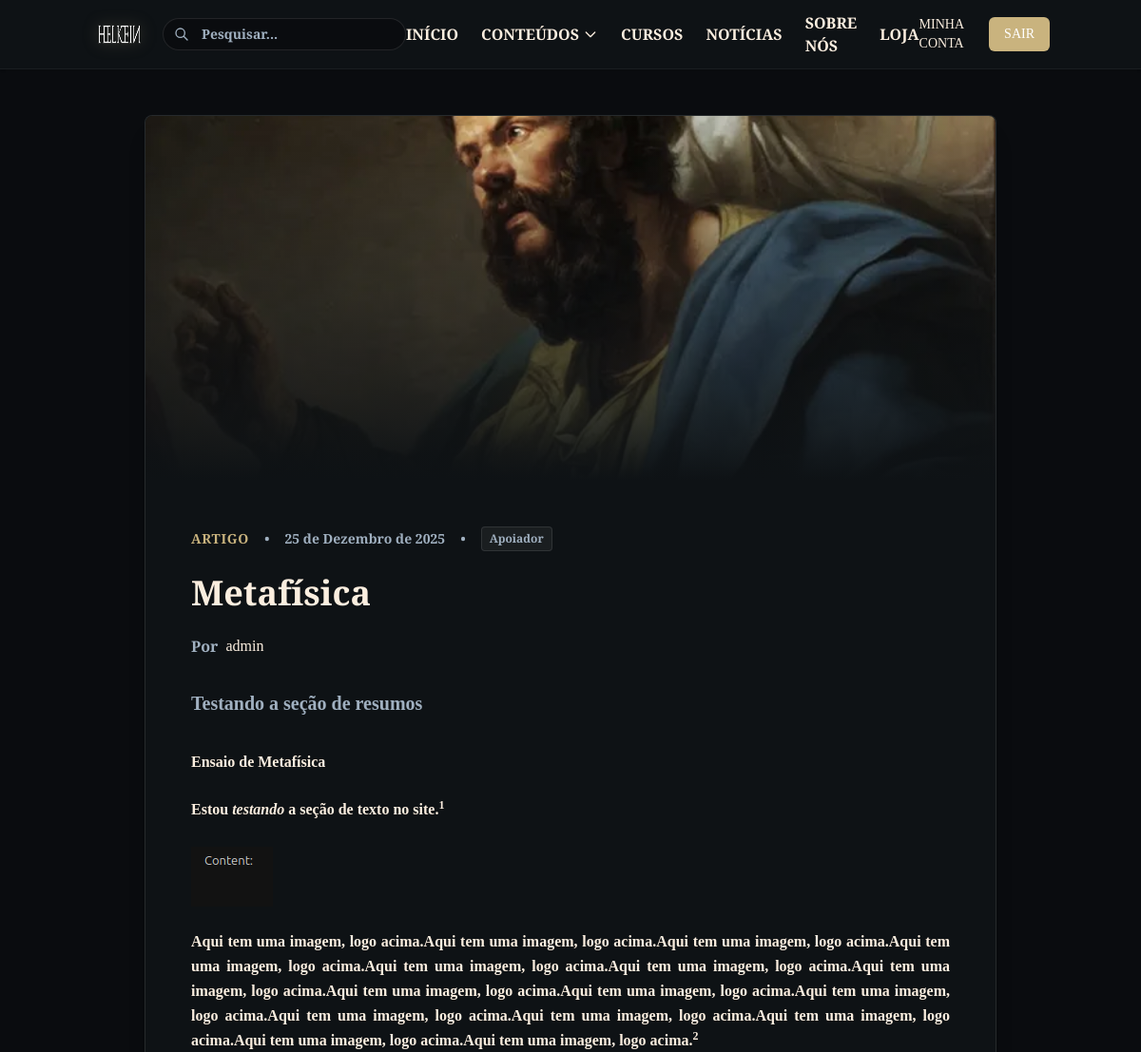
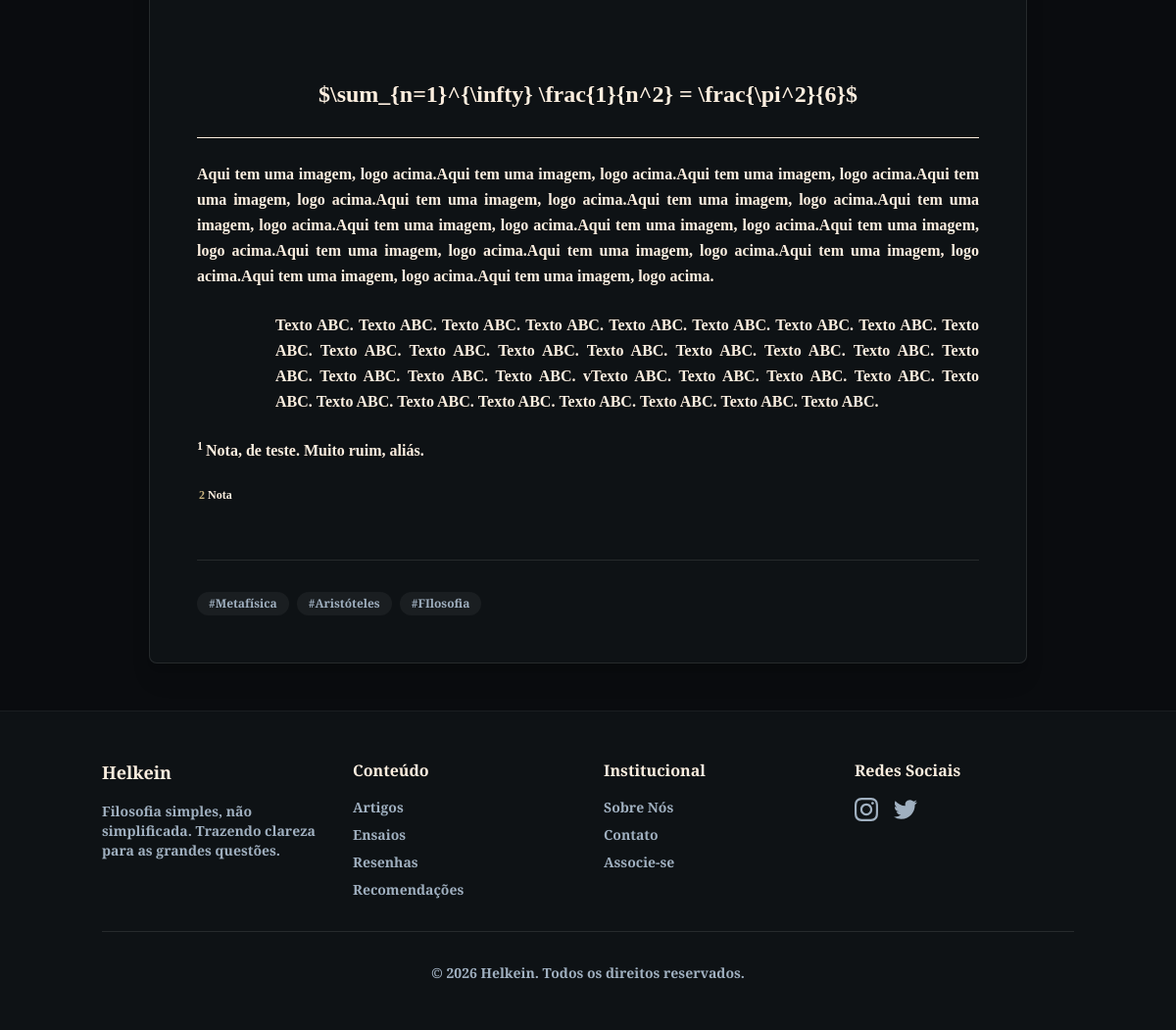
The app's page /conteudo/met-aris/ (signed in) with its own data (2 pictures, top to bottom).
### core/models.py (models this page shows, shortened)
class Article(models.Model):
    STATUS_CHOICES = [
        ('draft', 'Draft'),
        ('published', 'Published'),
        ('archived', 'Archived'),
    ]
    CATEGORY_CHOICES = [
        ('artigo', 'Artigo'),
        ('ensaio', 'Ensaio'),
        ('resenha', 'Resenha'),
        ('recomendacao', 'Recomendação Bibliográfica'),
        ('multimidia', 'Multimídia'),
    ]
    title = models.CharField(max_length=200)
    slug = models.SlugField(unique=True, blank=True)
    category = models.CharField(max_length=20, choices=CATEGORY_CHOICES, default='artigo')
    summary = models.TextField()
    content = RichTextUploadingField(blank=True, default='')
    tags = models.CharField(max_length=200, help_text="Comma separated tags")
    authors = models.ManyToManyField(User, related_name='articles')
    cover_image = models.ImageField(upload_to='articles/covers/', blank=True, null=True)
    video_url = models.URLField(blank=True, null=True, help_text="URL do vídeo para conteúdo multimídia")
    status = models.CharField(max_length=20, choices=STATUS_CHOICES, default='draft')
    required_plan = models.ForeignKey(Plan, on_delete=models.SET_NULL, null=True, blank=True)
    created_at = models.DateTimeField(auto_now_add=True)
    updated_at = models.DateTimeField(auto_now=True)
    views = models.PositiveIntegerField(default=0)
    def get_tags_list(self):
        return [tag.strip() for tag in self.tags.split(',')] if self.tags else []

class Plan(models.Model):
    name = models.CharField(max_length=50)
    stripe_price_id = models.CharField(max_length=100, blank=True, null=True)
    level = models.IntegerField(default=0, help_text="Higher level means more access")
    class Meta:
        verbose_name = "Plano"
        verbose_name_plural = "Planos"

### core/views.py (the view)
# urls.py: path('conteudo/<slug:slug>/', views.article_detail, name='article_detail'),
def article_detail(request, slug):
    article = get_object_or_404(Article, slug=slug, status='published')
    Article.objects.filter(pk=article.pk).update(views=F('views') + 1)
    if not check_plan_access(request.user, article.required_plan):
        if not request.user.is_authenticated:
            return redirect('account_login')
        messages.warning(request, 'Este conteúdo requer um plano superior.')
        return redirect('subscribe')
    comments = article.comments.filter(active=True, parent__isnull=True)
    if request.method == 'POST':
        if not request.user.is_authenticated:
            return redirect('account_login')
        form = CommentForm(request.POST)
        if form.is_valid():
            comment = form.save(commit=False)
            comment.user = request.user
            comment.article = article
            parent_id = request.POST.get('parent_id')
            if parent_id:
                try:
                    parent_comment = Comment.objects.get(id=parent_id)
                    comment.parent = parent_comment
                except Comment.DoesNotExist:
                    pass
            comment.save()
            messages.success(request, 'Comentário enviado com sucesso!')
            return redirect('article_detail', slug=slug)
    else:
        form = CommentForm()
    return render(request, 'core/article_detail.html', {
        'article': article,
        'comments': comments,
        'comment_form': form
    })

### core/forms.py
class CommentForm(forms.ModelForm):
    class Meta:
        model = Comment
        fields = ['content']
        widgets = {
            'content': forms.Textarea(attrs={
                'class': 'w-full bg-surface border border-white/10 rounded-lg p-4 text-text-main focus:border-accent focus:ring-1 focus:ring-accent outline-none transition-colors',
                'rows': '4',
                'placeholder': 'Escreva seu comentário...'
            })
        }
        labels = {
            'content': ''
        }

### core/views.py (called while the page is built)
def check_plan_access(user, required_plan):
    if not required_plan:
        return True
    if required_plan.level == 0:
        return True
    if not user.is_authenticated:
        return False
    if not hasattr(user, 'profile') or not user.profile.current_plan:
        return False
    return user.profile.current_plan.level >= required_plan.level

### core/templates/core/article_detail.html (shortened to what this page needs)
{% extends 'base.html' %}
{% load static %}
{% block content %}
<div class="container mx-auto px-4 py-12">
    <article class="max-w-4xl mx-auto bg-surface border border-white/10 rounded-lg overflow-hidden shadow-xl">
        {% if article.cover_image %}
        <div class="w-full h-64 md:h-96 relative">
            <img src="{{ article.cover_image.url }}" alt="{{ article.title }}" class="w-full h-full object-cover">
            <div class="absolute inset-0 bg-gradient-to-t from-surface to-transparent"></div>
        </div>
        {% endif %}
        <div class="p-8 md:p-12">
            <div class="flex items-center gap-4 mb-6 text-sm text-muted">
                <span class="uppercase tracking-wider text-accent">{{ article.get_category_display }}</span>
                <span>&bull;</span>
                <span>{{ article.created_at|date:"d \d\e F \d\e Y" }}</span>
                {% if article.required_plan %}
                <span>&bull;</span>
                <span class="px-2 py-1 bg-white/5 rounded text-xs border border-white/10">
                    {{ article.required_plan.name }}
                </span>
                {% endif %}
            </div>
            <h1 class="text-3xl md:text-4xl font-bold mb-6 text-text-main">{{ article.title }}</h1>
            {% if article.authors.exists %}
            <div class="flex items-center gap-2 mb-8">
                <span class="text-muted">Por</span>
                {% for author in article.authors.all %}
                    <span class="font-medium text-text-main">{{ author.get_full_name|default:author.username }}</span>{% if not forloop.last %}, {% endif %}
                {% endfor %}
            </div>
            {% endif %}
            <div class="prose prose-invert max-w-none mb-12">
                <p class="text-xl text-muted mb-8 font-serif leading-relaxed">{{ article.summary }}</p>
                <div class="text-text-main font-serif leading-relaxed space-y-6">
                    {{ article.content|safe }}
                </div>
            </div>
            {% if article.tags %}
            <div class="mt-12 pt-8 border-t border-white/10">
                <div class="flex flex-wrap gap-2">
                    {% for tag in article.get_tags_list %}
                    <span class="px-3 py-1 bg-white/5 rounded-full text-xs text-muted hover:text-accent transition-colors cursor-pointer">#{{ tag }}</span>
                    {% endfor %}
                </div>
            </div>
            {% endif %}
        </div>
    </article>
</div>
{% endblock %}

### core/templates/core/article_detail.html (style rules this page uses)
html { scroll-behavior: smooth; }
sup a { color: #C9B37E; text-decoration: none; margin-left: 2px; }

### records on screen
Article: cover_image (picture), category "ARTIGO", created_at "25 de Dezembro de 2025", required_plan.name "Apoiador", title "Metafísica", summary "Testando a seção de resumos", content "Ensaio de Metafísica Estou testando a seção de texto no site. 1 Aqui tem uma imagem , logo acima.Aqui tem uma imagem , logo acima.Aqui tem uma imagem , logo acima.Aqui tem uma imagem , logo acima.Aqui tem uma imagem , logo acima.Aqui tem uma imagem , logo acima.Aqui tem uma imagem , logo acima.Aqui tem uma imagem , logo acima.Aqui tem uma imagem , logo acima.Aqui tem uma imagem , logo acima.Aqui tem uma imagem , logo acima.Aqui tem uma imagem , logo acima.Aqui tem uma imagem , logo acima.Aqui tem uma imagem , logo acima.Aqui tem uma imagem , logo acima. 2 $\\sum_{n=1}^{\\infty} \\frac{1}{n^2} = \\frac{\\pi^2}{6}$ Aqui tem uma imagem , logo acima.Aqui tem uma imagem , logo acima.Aqui tem uma…", content (picture)

### other values on screen
{{ author.get_full_name|default:author.username }} "admin"
{{ tag }} "Metafísica" "Aristóteles" "FIlosofia"
